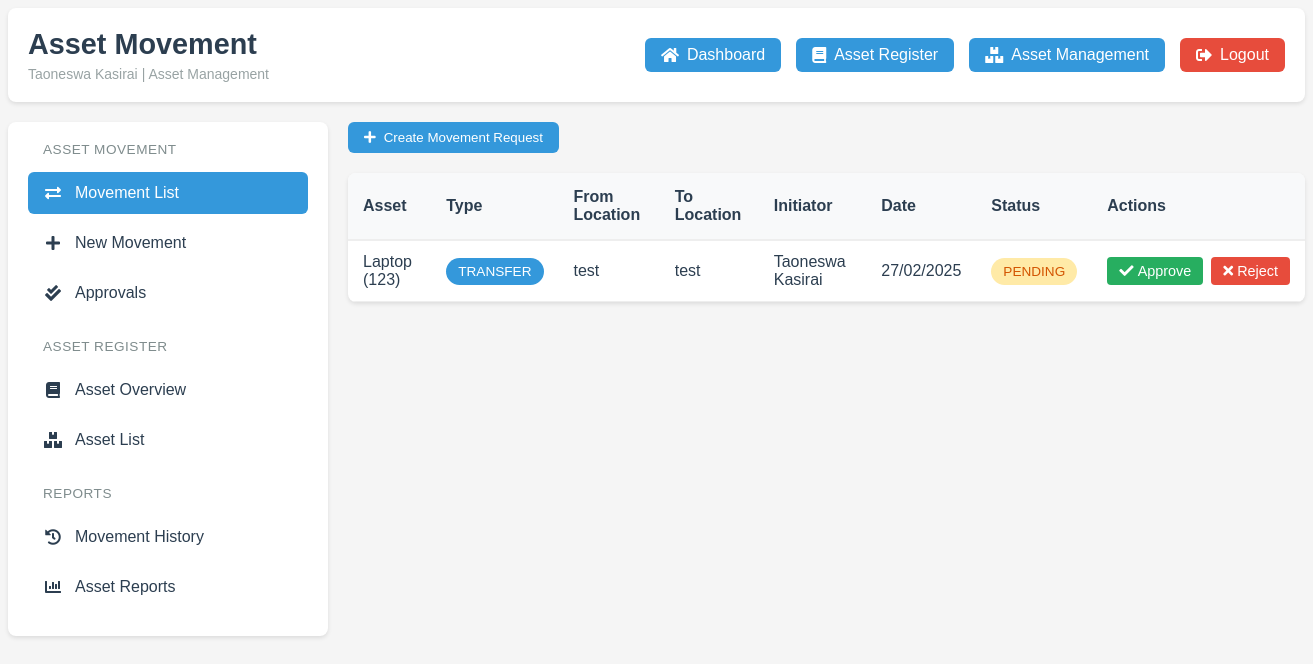
Before: /asset-movement/ (signed in) with the older database file.
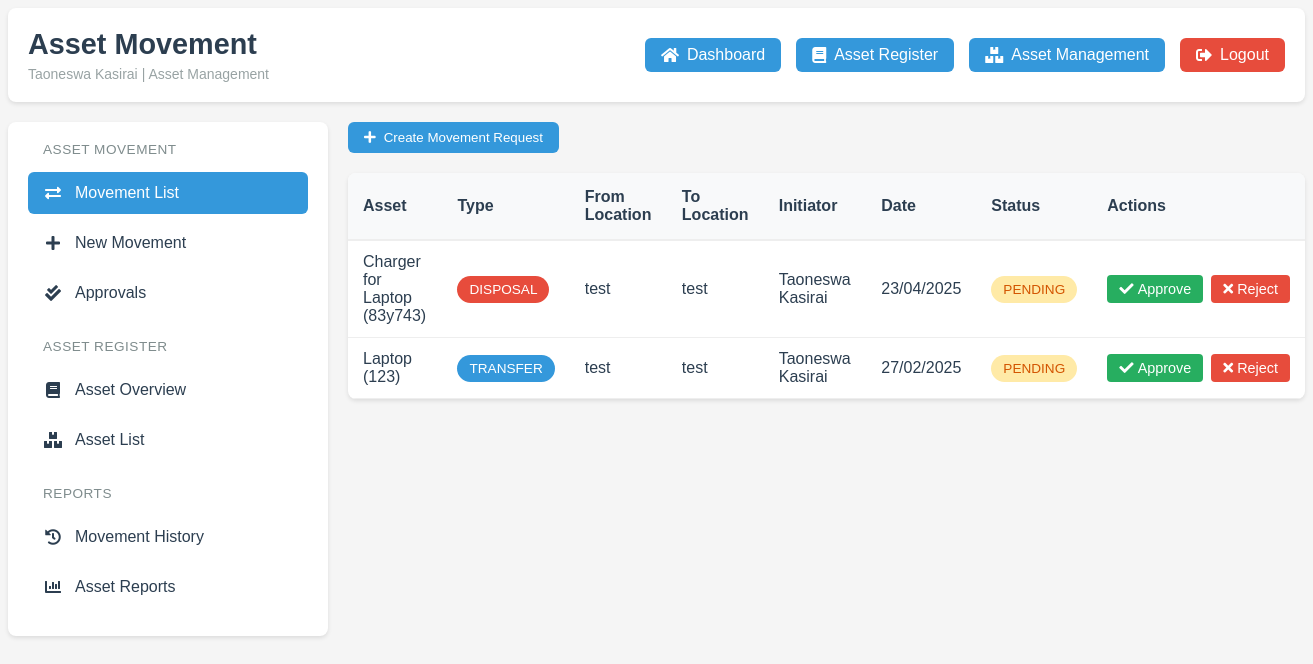
After: the same page with the newer database file.
### myapp/models.py (models this page shows, shortened)
class AssetMovement(models.Model):
    MOVEMENT_TYPES = [
        ('TRANSFER', 'Transfer'),
        ('DISPOSAL', 'Disposal'),
        ('REPAIR', 'Repair'),
    ]
    STATUS_CHOICES = [
        ('PENDING', 'Pending'),
        ('APPROVED', 'Approved'),
        ('REJECTED', 'Rejected'),
    ]
    STAGE_CHOICES = [
        ('INITIATED', 'Initiated'),
        ('IN_PROGRESS', 'In Progress'),
        ('COMPLETED', 'Completed'),
    ]
    asset = models.ForeignKey(Asset, on_delete=models.CASCADE)
    movement_type = models.CharField(max_length=20, choices=MOVEMENT_TYPES)
    from_location = models.CharField(max_length=100)
    to_location = models.CharField(max_length=100)
    reason = models.TextField()
    status = models.CharField(
        max_length=20, choices=STATUS_CHOICES, default='PENDING')
    stage = models.CharField(
        max_length=20, choices=STAGE_CHOICES, default='INITIATED')
    initiator = models.ForeignKey(
        Employee, on_delete=models.CASCADE, related_name='initiated_movements')
    approver = models.ForeignKey(
        Employee, on_delete=models.SET_NULL, null=True, blank=True,
        related_name='approved_movements',
        help_text="Employee who approved or rejected this movement")
    approval_date = models.DateTimeField(null=True, blank=True)
    attachment = models.FileField(upload_to='movement_attachments/', null=True, blank=True,
                                  help_text="Upload any relevant documents (e.g., transfer forms, repair reports)")
    created_at = models.DateTimeField(auto_now_add=True)
    updated_at = models.DateTimeField(auto_now=True)
    class Meta:
        ordering = ['-created_at']

class Asset(models.Model):
    CONDITION_CHOICES = [
        ('NEW', 'New'),
        ('GOOD', 'Good'),
        ('FAIR', 'Fair'),
        ('POOR', 'Poor'),
        ('RETIRED', 'Retired'),
    ]
    asset_number = models.CharField(max_length=50, unique=True)
    serial_number = models.CharField(
        max_length=100, blank=True, null=True)  # Add this line
    name = models.CharField(max_length=100)
    category = models.CharField(max_length=50)
    description = models.TextField(blank=True)
    department = models.ForeignKey(
        Department, on_delete=models.SET_NULL, null=True)
    location = models.CharField(max_length=100)
    purchase_date = models.DateField()
    purchase_cost = models.DecimalField(max_digits=10, decimal_places=2)
    condition = models.CharField(max_length=10, choices=CONDITION_CHOICES)
    is_active = models.BooleanField(default=True)
    created_at = models.DateTimeField(auto_now_add=True)
    updated_at = models.DateTimeField(auto_now=True)
    is_deleted = models.BooleanField(default=False)
    deleted_at = models.DateTimeField(null=True, blank=True)
    deleted_by = models.ForeignKey(
        Employee, on_delete=models.SET_NULL, null=True, blank=True, related_name='deleted_assets')
    initiator = models.ForeignKey(
        Employee, on_delete=models.SET_NULL, null=True, related_name='initiated_assets')

class Employee(models.Model):
    employee_number = models.CharField(max_length=10, unique=True)
    name = models.CharField(max_length=100)
    surname = models.CharField(max_length=100)
    department = models.ForeignKey(Department, on_delete=models.PROTECT)
    branch = models.CharField(max_length=100)
    section = models.CharField(max_length=100)
    email = models.EmailField(unique=True)
    phone_regex = RegexValidator(
        regex=r'^07\d{8}$',
        message="Phone number must start with '07' and be 10 digits long"
    )
    phone_number = models.CharField(
        validators=[phone_regex],
        max_length=10,
        unique=True
    )
    signature = models.ImageField(
        upload_to='signatures/', null=True, blank=True)
    created_at = models.DateTimeField(auto_now_add=True)
    password = models.CharField(
        max_length=128, default=make_password('defaultpassword'))
    is_first_login = models.BooleanField(default=True)
    is_active = models.BooleanField(default=True)
    roles = models.ManyToManyField(Role, blank=True)
    class Meta:
        ordering = ['surname', 'name']

### myapp/views.py (the view)
# urls.py: path('asset-movement/', views.asset_movement, name='asset_movement'),
def asset_movement(request):
    if 'employee_id' not in request.session:
        return redirect('login')
    employee = Employee.objects.get(id=request.session['employee_id'])
    context = {
        'employee': employee,
        'movements': AssetMovement.objects.all().order_by('-created_at'),
        'assets': Asset.objects.filter(is_active=True)
    }
    return render(request, 'myapp/asset_movement.html', context)

### myapp/models.py (called while the page is built)
    def __str__(self):
        return self.name

### myapp/templates/myapp/asset_movement.html (shortened to what the changed rows need)
<!DOCTYPE html>
<html>
<head>
    {% load static %}
    <link rel="stylesheet" type="text/css" href="{% static 'myapp/css/style.css' %}">
    <link href="https://cdnjs.cloudflare.com/ajax/libs/font-awesome/5.15.4/css/all.min.css" rel="stylesheet">
</head>
<body>
    <div class="dashboard-header">
        <div class="user-info">
            <h1>Asset Movement</h1>
        </div>
    </div>
    <div class="layout-container">
        <div class="main-content">
            <table class="movement-table">
                <thead>
                    <tr>
                        <th>Asset</th>
                        <th>Type</th>
                        <th>From Location</th>
                        <th>To Location</th>
                        <th>Initiator</th>
                        <th>Date</th>
                        <th>Status</th>
                        <th>Actions</th>
                    </tr>
                </thead>
                <tbody>
                    {% for movement in movements %}
                    <tr>
                        <td>{{ movement.asset.name }} ({{ movement.asset.asset_number }})</td>
                        <td>
                            <span class="movement-badge {{ movement.movement_type|lower }}">
                                {{ movement.movement_type }}
                            </span>
                        </td>
                        <td>{{ movement.from_location }}</td>
                        <td>{{ movement.to_location }}</td>
                        <td>{{ movement.initiator.name }} {{ movement.initiator.surname }}</td>
                        <td>{{ movement.created_at|date:"d/m/Y" }}</td>
                        <td>
                            <span class="status-badge status-{{ movement.status|lower }}">
                                {{ movement.status }}
                            </span>
                        </td>
                        <td>
                            {% if movement.status == 'PENDING' %}
                            <div class="action-buttons">
                                <button class="btn-approve" onclick="approveMovement('{{ movement.id }}')">
                                    <i class="fas fa-check"></i> Approve
                                </button>
                                <button class="btn-reject" onclick="rejectMovement('{{ movement.id }}')">
                                    <i class="fas fa-times"></i> Reject
                                </button>
                            </div>
                            {% endif %}
                        </td>
                    </tr>
                    {% endfor %}
                </tbody>
            </table>
        </div>
    </div>
</body>
</html>

Changed rows visible on the page:
added AssetMovement: asset.name "Charger for Laptop", asset.asset_number "83y743", movement_type "DISPOSAL", from_location "test", to_location "test", initiator.name "Taoneswa", initiator.surname "Kasirai", created_at "23/04/2025", status "PENDING"
